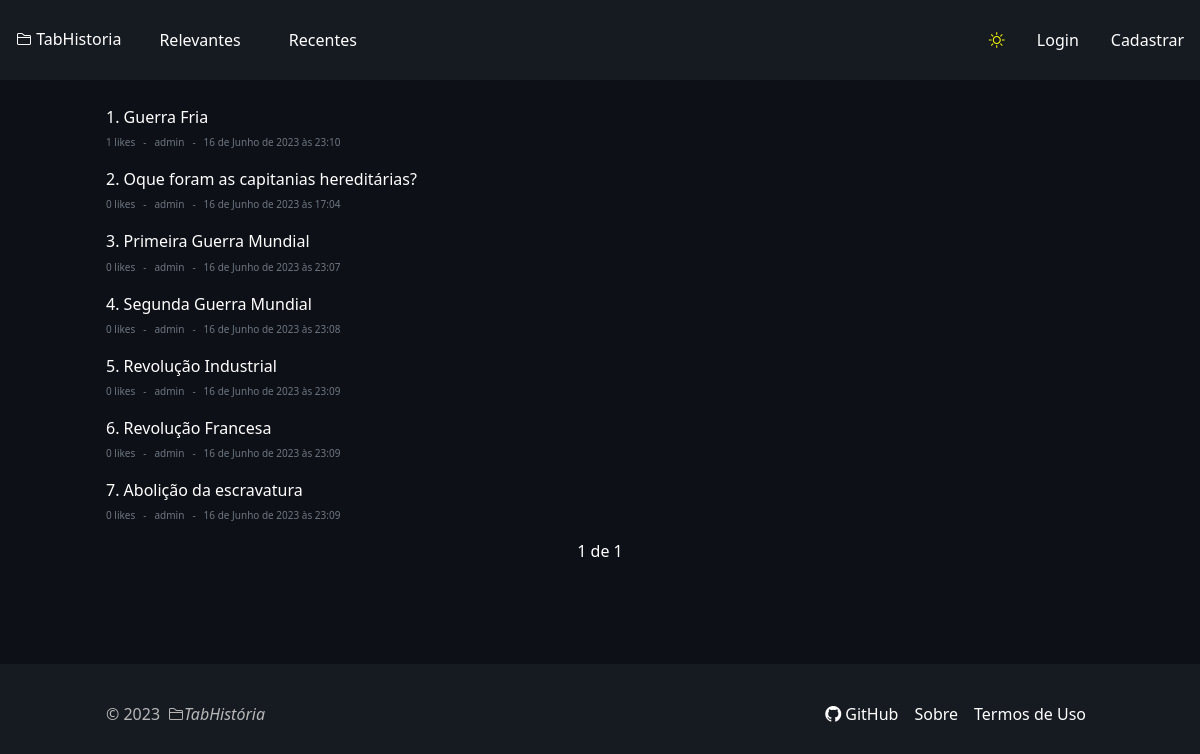
The page / on the database its author committed.
### apps/post/models.py (models this page shows, shortened)
class Post(models.Model):
    title = models.CharField(max_length=100)
    creator = models.ForeignKey(User, on_delete=models.CASCADE)
    likes = models.IntegerField(blank=True, null=True,  default=0)
    users_liked = models.ManyToManyField(
        User, related_name='users_liked', blank=True)
    users_disliked = models.ManyToManyField(
        User, related_name='users_disliked', blank=True)
    comments = models.ManyToManyField(Comment, blank=True)
    creation_date = models.DateTimeField(auto_now_add=True)
    update_date = models.DateTimeField(auto_now=True)
    content = models.TextField()

### apps/home/views.py (the view)
# urls.py: path('', views.home, name='home'),
def home(request):
    if request.method == 'GET':
        category = request.GET.get('category')
        if category == 'recent':
            posts = Post.objects.all().order_by('-creation_date')
        else:
            posts = Post.objects.annotate(
                date=TruncDate('creation_date')).order_by('-date', '-likes')
        paginator = Paginator(posts, 10)
        page = request.GET.get('page')
        posts = paginator.get_page(page)
        context = {'posts': posts, 'category': category, 'page_quantit': 10}
        return render(request, 'pages/index.html', context=context)
    return HttpResponse("Invalid request")

### core/custom_filters.py (called while the page is built)
@register.filter
def index_post(value, page):
    if page <= 1:
        return value
    return value + (page -1) * 10

### apps/home/templates/pages/index.html (shortened to what this page needs)
{% extends 'base.html' %}
{% load static %}
{% load custom_filters %}
{% block body %}
<main class="dark-mode" id="main">
  <section class="container text-white pt-4">
    <div class="grid-container">
      {% for post in posts %}
      <div class="news pt-1 grid-item">
        <h2 class="fs-6 weight">
          {{ forloop.counter|index_post:posts.number }}.
          <a href="{% url 'post:post_viewer' post.id %}" class="post-link">{{ post.title }}</a>
        </h2>
        <div class="more d-flex align-items-center justify-content-start gap-2">
          <p>{{ post.likes }} likes</p>
          <p>-</p>
          <p>{{ post.creator }}</p>
          <p>-</p>
          <p>{{ post.creation_date }}</p>
        </div>
      </div>
      {% endfor %}
    </div>
  </section>
  <section class="container d-flex align-items-center justify-content-center px-1">
    <div class="pass">
      <span class="current">
        {{ posts.number }} de {{ posts.paginator.num_pages }}
      </span>
    </div>
  </section>
</main>
{% endblock %}

### templates/static/css/style.css (style rules this page uses)
html, body { margin: 0; padding: 0; box-sizing: border-box; }
* { font-family: system-ui, -apple-system, BlinkMacSystemFont, 'Segoe UI', Roboto, Oxygen, Ubuntu, Cantarell, 'Open Sans', 'Helvetica Neue', sans-serif; }
.dark-mode { min-height: 73vh; padding-bottom: 30px; background-color: #0D1117; }
.text-white { color: white; }
.dark-mode .container { color: #fff; }
.container { max-width: 1012px; }
.more p { font-size: 10px; color: #6E7681; }
a { color: #fff; text-decoration: none; }
.weight { font-weight: 300; }
body { background-color: #161B22; }

### rows shown on the page
Post: title "Guerra Fria", likes "1", creator "admin", creation_date "16 de Junho de 2023 às 23:10"
Post: title "Oque foram as capitanias hereditárias?", likes "0", creator "admin", creation_date "16 de Junho de 2023 às 17:04"
Post: title "Primeira Guerra Mundial", likes "0", creator "admin", creation_date "16 de Junho de 2023 às 23:07"
Post: title "Segunda Guerra Mundial", likes "0", creator "admin", creation_date "16 de Junho de 2023 às 23:08"
Post: title "Revolução Industrial", likes "0", creator "admin", creation_date "16 de Junho de 2023 às 23:09"
Post: title "Revolução Francesa", likes "0", creator "admin", creation_date "16 de Junho de 2023 às 23:09"
Post: title "Abolição da escravatura", likes "0", creator "admin", creation_date "16 de Junho de 2023 às 23:09"

### other values the page prints
{{ posts.number }} "1"
{{ posts.paginator.num_pages }} "1"
